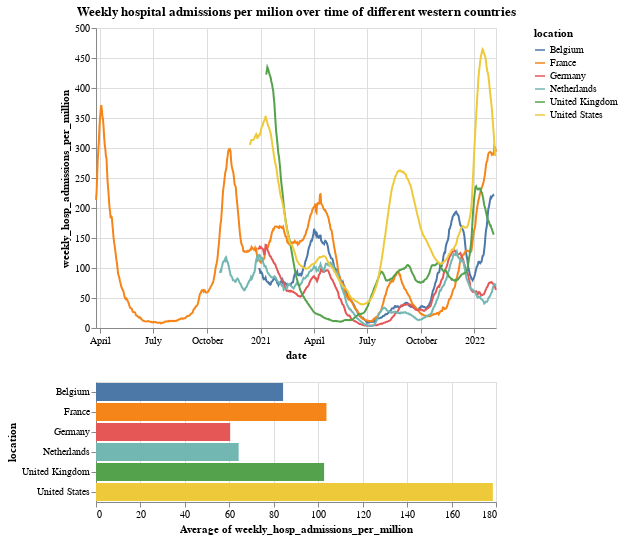

Here is the notebook cell this chart was saved with:
### Markdown cell above
Then a pair of interactive graphs was created where the user can select a period of time in the line graph and the bar graph will change or the user can select one or, using shift, multiple countries from the bar graph to visualise them in the line-graph.

### Code cell
# Two variables that will be later referred back to in order to be able to select a partition of the dates
multi = alt.selection_multi(fields=['location'])
interval = alt.selection_interval(encodings=['x'], empty='all')

# The creation of the line-graph
line = alt.Chart(df).mark_line().encode(
    x=alt.X('date:T'),
    y='weekly_hosp_admissions_per_million',
    color=alt.condition(multi & interval, 'location', alt.value('lightgray'))
). properties(
    selection=interval,
    title='Weekly hospital admissions per milion over time of different western countries'
)

# The creation of the bar-graph
bar = alt.Chart(df).mark_bar().encode(
    x='average(weekly_hosp_admissions_per_million)',
    y='location',
    color=alt.condition(multi, 'location', alt.value('lightgray'))
).properties(
    selection=multi,
).transform_filter(
    interval
)

# The displaying of both bars
line & bar

### Figure 1 — Vega-Lite specification as saved in the notebook (floating-point values rounded to 4 significant figures; data arrays with more than 128 entries replaced by an {"elided": "..."} marker saying what was removed)
{"config": {"view": {"continuousWidth": 400, "continuousHeight": 300}}, "vconcat": [{"mark": "line", "encoding": {"color": {"condition": {"field": "location", "type": "nominal", "selection": {"and": ["selector003", "selector004"]}}, "value": "lightgray"}, "x": {"field": "date", "type": "temporal"}, "y": {"field": "weekly_hosp_admissions_per_million", "type": "quantitative"}}, "selection": {"selector004": {"type": "interval", "encodings": ["x"], "empty": "all"}}, "title": "Weekly hospital admissions per milion over time of different western countries"}, {"mark": "bar", "encoding": {"color": {"condition": {"field": "location", "type": "nominal", "selection": "selector003"}, "value": "lightgray"}, "x": {"aggregate": "average", "field": "weekly_hosp_admissions_per_million", "type": "quantitative"}, "y": {"field": "location", "type": "nominal"}}, "selection": {"selector003": {"type": "multi", "fields": ["location"]}}, "transform": [{"filter": {"selection": "selector004"}}]}], "data": {"name": "data-1005bd679e529edcfb441686c40be367"}, "$schema": "https://vega.github.io/schema/vega-lite/v4.17.0.json", "datasets": {"data-1005bd679e529edcfb441686c40be367": {"elided": "2770 records"}}}
